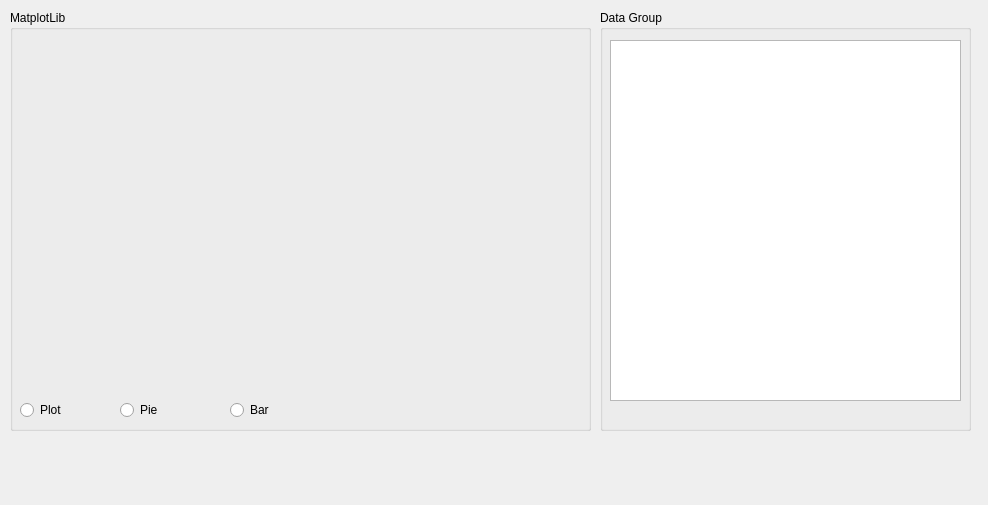
<?xml version="1.0" encoding="UTF-8"?>
<ui version="4.0">
 <class>Dialog</class>
 <widget class="QDialog" name="Dialog">
  <property name="geometry">
   <rect>
    <x>0</x>
    <y>0</y>
    <width>988</width>
    <height>505</height>
   </rect>
  </property>
  <property name="windowTitle">
   <string>Dialog</string>
  </property>
  <widget class="QGroupBox" name="graphGroup">
   <property name="geometry">
    <rect>
     <x>10</x>
     <y>10</y>
     <width>581</width>
     <height>421</height>
    </rect>
   </property>
   <property name="title">
    <string>MatplotLib</string>
   </property>
   <widget class="QRadioButton" name="radioPlot">
    <property name="geometry">
     <rect>
      <x>10</x>
      <y>390</y>
      <width>100</width>
      <height>20</height>
     </rect>
    </property>
    <property name="text">
     <string>Plot</string>
    </property>
   </widget>
   <widget class="QRadioButton" name="radioPie">
    <property name="geometry">
     <rect>
      <x>110</x>
      <y>390</y>
      <width>100</width>
      <height>20</height>
     </rect>
    </property>
    <property name="text">
     <string>Pie</string>
    </property>
   </widget>
   <widget class="QRadioButton" name="radioBar">
    <property name="geometry">
     <rect>
      <x>220</x>
      <y>390</y>
      <width>100</width>
      <height>20</height>
     </rect>
    </property>
    <property name="text">
     <string>Bar</string>
    </property>
   </widget>
   <widget class="QWidget" name="verticalLayoutWidget_2">
    <property name="geometry">
     <rect>
      <x>9</x>
      <y>29</y>
      <width>561</width>
      <height>351</height>
     </rect>
    </property>
    <layout class="QVBoxLayout" name="matplot_vertical"/>
   </widget>
  </widget>
  <widget class="QGroupBox" name="dataGroup">
   <property name="geometry">
    <rect>
     <x>600</x>
     <y>10</y>
     <width>371</width>
     <height>421</height>
    </rect>
   </property>
   <property name="title">
    <string>Data Group</string>
   </property>
   <widget class="QWidget" name="verticalLayoutWidget">
    <property name="geometry">
     <rect>
      <x>10</x>
      <y>30</y>
      <width>351</width>
      <height>361</height>
     </rect>
    </property>
    <layout class="QVBoxLayout" name="verticalLayout">
     <property name="sizeConstraint">
      <enum>QLayout::SetNoConstraint</enum>
     </property>
     <item>
      <widget class="QListWidget" name="listWidget"/>
     </item>
     <item>
      <layout class="QHBoxLayout" name="horizontalLayout"/>
     </item>
    </layout>
   </widget>
  </widget>
 </widget>
 <resources/>
 <connections/>
</ui>
